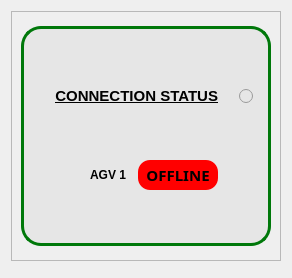
      <widget class="QWidget" name="ANASAYFA">
       <property name="styleSheet">
        <string notr="true"/>
       </property>
       <attribute name="icon">
        <iconset resource="../autonomous_guided_vehicles_gui-main/docs/ikonlar.qrc">
         <normaloff>:/images/icons/homepage.png</normaloff>:/images/icons/homepage.png</iconset>
       </attribute>
       <attribute name="title">
        <string>HOME PAGE</string>
       </attribute>
       <layout class="QVBoxLayout" name="verticalLayout_7">
        <item>
         <widget class="QFrame" name="frame_ust">
          <property name="minimumSize">
           <size>
            <width>0</width>
            <height>250</height>
           </size>
          </property>
          <property name="maximumSize">
           <size>
            <width>16777215</width>
            <height>250</height>
           </size>
          </property>
          <property name="frameShape">
           <enum>QFrame::StyledPanel</enum>
          </property>
          <property name="frameShadow">
           <enum>QFrame::Raised</enum>
          </property>
          <layout class="QHBoxLayout" name="horizontalLayout">
           <item>
            <widget class="QFrame" name="frame">
             <property name="minimumSize">
              <size>
               <width>250</width>
               <height>150</height>
              </size>
             </property>
             <property name="maximumSize">
              <size>
               <width>300</width>
               <height>220</height>
              </size>
             </property>
             <property name="styleSheet">
              <string notr="true">background-color: rgb(230, 230, 230);
border-radius: 20px;
border: 3px solid  rgb(0, 120, 10);
</string>
             </property>
             <property name="frameShape">
              <enum>QFrame::StyledPanel</enum>
             </property>
             <property name="frameShadow">
              <enum>QFrame::Raised</enum>
             </property>
             <layout class="QGridLayout" name="gridLayout">
              <item row="4" column="0">
               <widget class="QLabel" name="text_10">
                <property name="sizePolicy">
                 <sizepolicy hsizetype="Expanding" vsizetype="Preferred">
                  <horstretch>0</horstretch>
                  <verstretch>0</verstretch>
                 </sizepolicy>
                </property>
                <property name="minimumSize">
                 <size>
                  <width>50</width>
                  <height>30</height>
                 </size>
                </property>
                <property name="maximumSize">
                 <size>
                  <width>100</width>
                  <height>30</height>
                 </size>
                </property>
                <property name="font">
                 <font>
                  <weight>75</weight>
                  <bold>true</bold>
                 </font>
                </property>
                <property name="styleSheet">
                 <string notr="true">border:none;</string>
                </property>
                <property name="text">
                 <string>AGV 1</string>
                </property>
                <property name="alignment">
                 <set>Qt::AlignRight|Qt::AlignTrailing|Qt::AlignVCenter</set>
                </property>
               </widget>
              </item>
              <item row="4" column="2">
               <widget class="QLabel" name="agv_net_durumu">
                <property name="sizePolicy">
                 <sizepolicy hsizetype="Expanding" vsizetype="Preferred">
                  <horstretch>0</horstretch>
                  <verstretch>0</verstretch>
                 </sizepolicy>
                </property>
                <property name="minimumSize">
                 <size>
                  <width>60</width>
                  <height>30</height>
                 </size>
                </property>
                <property name="maximumSize">
                 <size>
                  <width>80</width>
                  <height>30</height>
                 </size>
                </property>
                <property name="font">
                 <font>
                  <family>Ubuntu Mono</family>
                  <pointsize>11</pointsize>
                  <weight>75</weight>
                  <bold>true</bold>
                 </font>
                </property>
                <property name="styleSheet">
                 <string notr="true">border:none;background-color:rgb(255,0,0);border-radius:12px;</string>
                </property>
                <property name="text">
                 <string>OFFLINE</string>
                </property>
                <property name="alignment">
                 <set>Qt::AlignCenter</set>
                </property>
                <property name="wordWrap">
                 <bool>true</bool>
                </property>
                <property name="indent">
                 <number>1</number>
                </property>
               </widget>
              </item>
              <item row="2" column="4">
               <widget class="QRadioButton" name="radioButtonBaglantiDurumlari">
                <property name="maximumSize">
                 <size>
                  <width>30</width>
                  <height>30</height>
                 </size>
                </property>
                <property name="layoutDirection">
                 <enum>Qt::LeftToRight</enum>
                </property>
                <property name="styleSheet">
                 <string notr="true">border:none;</string>
                </property>
                <property name="text">
                 <string/>
                </property>
                <property name="checked">
                 <bool>false</bool>
                </property>
                <property name="autoRepeat">
                 <bool>false</bool>
                </property>
               </widget>
              </item>
              <item row="2" column="0" colspan="3">
               <widget class="QLabel" name="text_9">
                <property name="maximumSize">
                 <size>
                  <width>16777215</width>
                  <height>30</height>
                 </size>
                </property>
                <property name="font">
                 <font>
                  <family>Ubuntu</family>
                  <pointsize>11</pointsize>
                  <weight>75</weight>
                  <bold>true</bold>
                  <underline>true</underline>
                 </font>
                </property>
                <property name="styleSheet">
                 <string notr="true">border:none;</string>
                </property>
                <property name="text">
                 <string>CONNECTION STATUS</string>
                </property>
                <property name="alignment">
                 <set>Qt::AlignRight|Qt::AlignTrailing|Qt::AlignVCenter</set>
                </property>
               </widget>
              </item>
              <item row="2" column="3">
               <widget class="QLabel" name="label_4">
                <property name="maximumSize">
                 <size>
                  <width>16777215</width>
                  <height>30</height>
                 </size>
                </property>
                <property name="font">
                 <font>
                  <family>Ubuntu</family>
                  <pointsize>11</pointsize>
                  <weight>75</weight>
                  <bold>true</bold>
                  <underline>true</underline>
                 </font>
                </property>
                <property name="styleSheet">
                 <string notr="true">border:none;</string>
                </property>
                <property name="text">
                 <string/>
                </property>
               </widget>
              </item>
             </layout>
             <zorder>label_4</zorder>
             <zorder>text_10</zorder>
             <zorder>agv_net_durumu</zorder>
             <zorder>radioButtonBaglantiDurumlari</zorder>
             <zorder>text_9</zorder>
            </widget>
           </item>
          </layout>
         </widget>
        </item>
        <item>
         <widget class="QFrame" name="frame_log">
          <property name="frameShape">
           <enum>QFrame::StyledPanel</enum>
          </property>
          <property name="frameShadow">
           <enum>QFrame::Raised</enum>
          </property>
          <widget class="QListWidget" name="bildiri_ekrani">
           <property name="geometry">
            <rect>
             <x>10</x>
             <y>10</y>
             <width>700</width>
             <height>241</height>
            </rect>
           </property>
           <property name="sizePolicy">
            <sizepolicy hsizetype="Expanding" vsizetype="Preferred">
             <horstretch>0</horstretch>
             <verstretch>0</verstretch>
            </sizepolicy>
           </property>
           <property name="minimumSize">
            <size>
             <width>700</width>
             <height>200</height>
            </size>
           </property>
           <property name="maximumSize">
            <size>
             <width>700</width>
             <height>700</height>
            </size>
           </property>
           <property name="styleSheet">
            <string notr="true">border-radius:15px;
background-color: rgb(230, 230, 230);
border: 5px solid  rgb(0, 120, 10);
</string>
           </property>
          </widget>
         </widget>
        </item>
       </layout>
      </widget>
